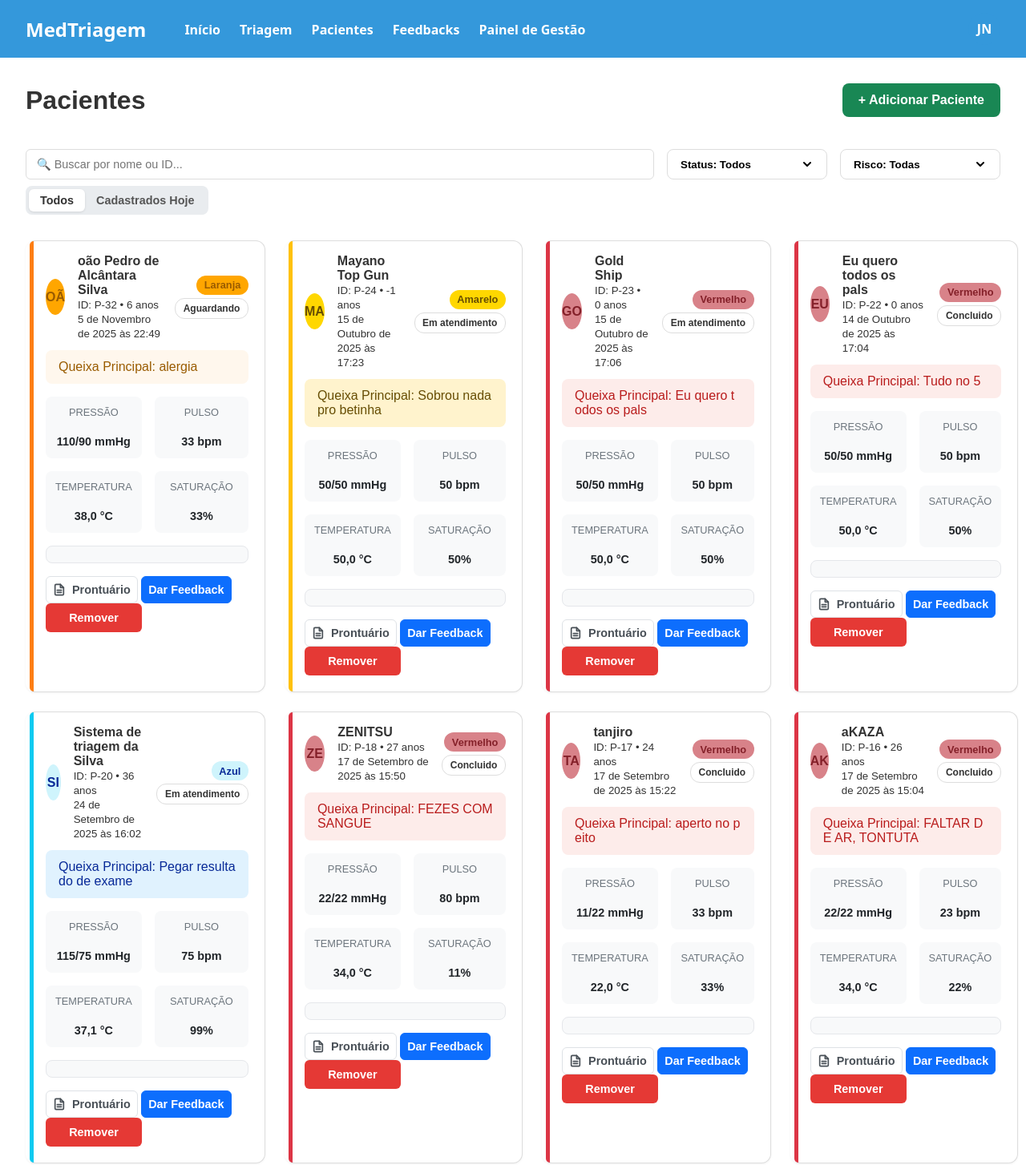
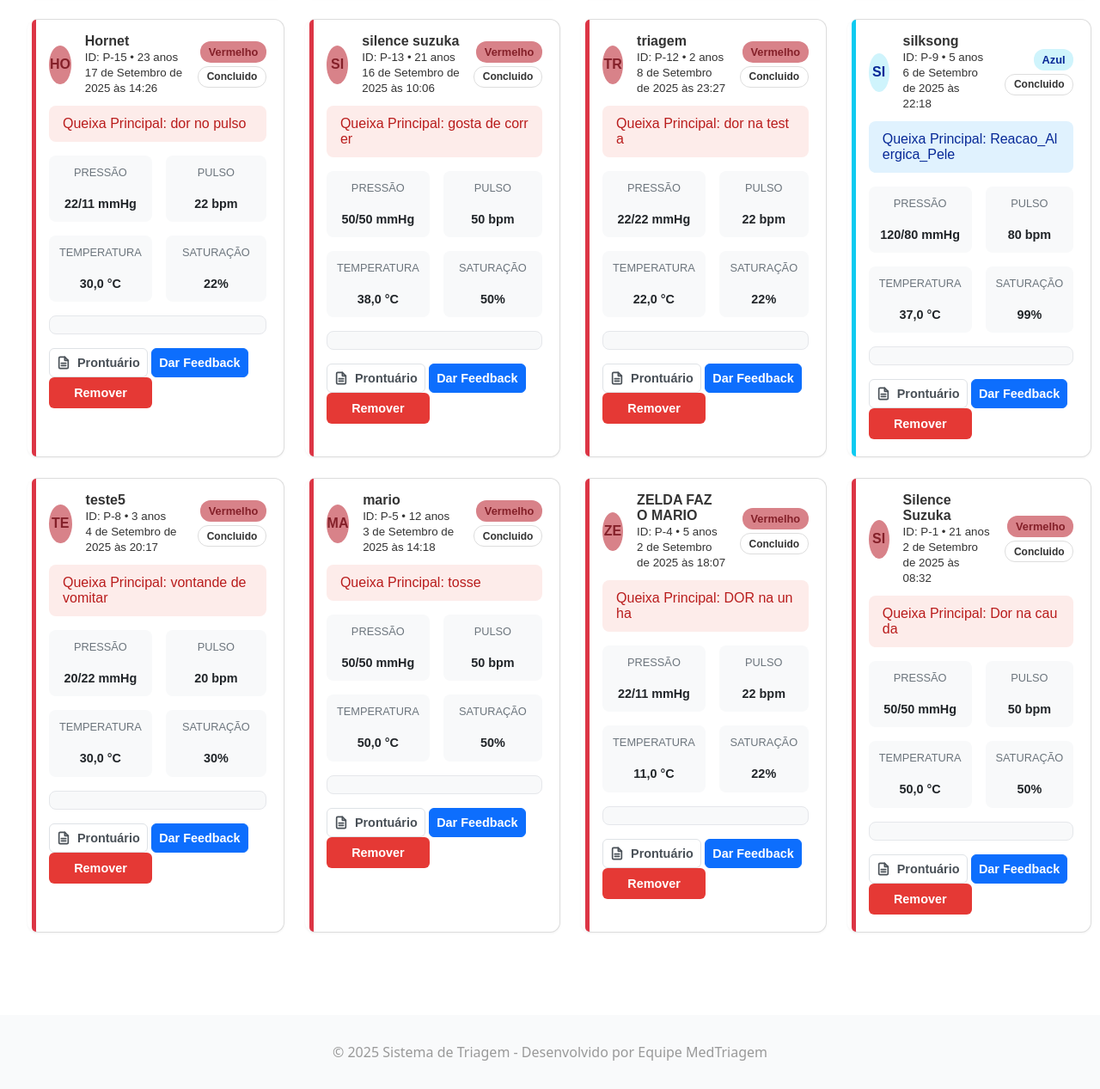
The page /master/listar/ (signed in) on the database its author committed (2 pictures, top to bottom).
### triagem/models.py (models this page shows, shortened)
class Paciente(models.Model):
    unidade_saude = models.ForeignKey(UnidadeSaude, on_delete=models.CASCADE, null=True) # Campo OBRIGATÓRIO
    Sexualidade = [
        ('Masculino', 'Masculino'),
        ('Feminino', 'Feminino'),
    ]
    Convenios = [
        ('SUS', 'SUS'),
        ('Unimed', 'Unimed'),
        ('Hapvida', 'Hapvida'),
        ('Amil', 'Amil'),
        ('Bradesco Saude', 'Bradesco Saude'),
    ]
    Status = [
        ('Pendente', 'Pendente'),
        ('Aguardando', 'Aguardando'),
        ('Em atendimento', 'Em atendimento'),
        ('Concluido', 'Concluido'),
    ]
    Sintomas = [
        ('Dor_Toracica', 'Dor Torácica / Aperto no Peito'),
        ('Falta_de_Ar', 'Falta de Ar / Dificuldade para Respirar'),
        ('Alteracao_Neurologica_Grave', 'Alteração de Consciência / Convulsão / Confusão'),
        ('Sangramento_Ativo', 'Sangramento Ativo / Vômito ou Fezes com Sangue'),
        ('Febre', 'Febre / Calafrios'),
        ('Dor_de_Cabeca', 'Dor de Cabeça'),
        ('Tontura_MalEstar', 'Tontura / Fraqueza / Mal-estar Geral'),
        ('Sintomas_Respiratorios_Leves', 'Tosse / Espirros / Dor de Garganta'),
        ('Dor_Abdominal', 'Dor Abdominal / Cólica'),
        ('Sintomas_Gastrointestinais', 'Náusea / Vômito / Diarreia'),
        ('Lesao_Trauma', 'Lesão / Trauma / Queda Recente'),
        ('Dor_Locomotora', 'Dor Muscular / Articular / Lombar'),
        ('Reacao_Alergica_Pele', 'Reação Alérgica / Erupção na Pele / Inchaço'),
        ('Queixa_Urinaria', 'Queixa Urinária (Dor ao urinar / Sangue na urina)'),
        ('Outro', 'Outro'),
    ]
    Risco = [
        ('Vermelho', 'Emergência'),
        ('Laranja', 'Muito Urgente'),
        ('Amarelo', 'Urgente'),
        ('Verde', 'Pouco Urgente'),
        ('Azul', 'Não Urgente'),
    ]
    Profissionais = [
        ('Clinica Medica', 'Clinica Medica'),
        ('Ortopedia', 'Ortopedia'),
        ('Pediatria', 'Pediatria'),
        ('Cardiologia', 'Cardiologia'),
        ('Neurologia', 'Neurologia'),
    ]
    nome = models.CharField(max_length=100)
    data_nascimento = models.DateField(verbose_name="Data de Nascimento")
    sexo = models.CharField(choices=Sexualidade, max_length=50)
    cpf = models.CharField(unique=True, max_length=14)
    convenio = models.CharField(choices=Convenios, max_length=50)
    nome_responsavel = models.CharField(max_length=100, blank=True, null=True, verbose_name="Nome do Responsável")
    cpf_responsavel = models.CharField(max_length=11, blank=True, null=True, verbose_name="CPF do Responsável")
    temperatura = models.FloatField(max_length=3)
    pressao_sistolica = models.CharField(max_length=3) # Valor maior
    pressao_diastolica = models.CharField(max_length=3) # Valor menor
    pulso = models.CharField(max_length=3)
    frequenciaRespiratoria = models.CharField(max_length=3)
    saturacao = models.CharField(max_length=3)
    glicemia = models.CharField(max_length=3)
    dor = models.IntegerField(validators=[MinValueValidator(0), MaxValueValidator(10)])
    queixa = models.CharField(max_length=1000)
    inicio_sintomas = models.DateField()
    sintomas_associados = models.CharField(choices=Sintomas, max_length=50)
    observacoes = models.CharField(blank=True, null=True, max_length=1000)
    classificacao = models.CharField(choices=Risco, max_length=50,blank=True, null=True)
    justificativa = models.CharField(blank=True, null=True)
    encaminhamento = models.CharField(choices=Profissionais, max_length=50,blank=True, null=True)
    status = models.CharField(max_length=30, choices=Status, default='Pendente',blank=True, null=True)
    hora_chegada = models.DateTimeField(default=timezone.now, blank=True)
    hora_inicio_atendimento = models.DateTimeField(null=True, blank=True)
    hora_fim_atendimento = models.DateTimeField(null=True, blank=True)
    atendente = models.ForeignKey(settings.AUTH_USER_MODEL, on_delete=models.PROTECT, related_name='pacientes_criados')
    medico_responsavel = models.ForeignKey(settings.AUTH_USER_MODEL, on_delete=models.SET_NULL, related_name='pacientes_atendidos', null=True, blank=True)
    @property
    def idade(self):
        if not self.data_nascimento:
            return None # Retorna nada se a data de nascimento não estiver preenchida
        hoje = date.today()
        idade_calculada = hoje.year - self.data_nascimento.year - ((hoje.month, hoje.day) < (self.data_nascimento.month, self.data_nascimento.day))
        return idade_calculada
    @property
    def pressao_arterial(self):
        return f"{self.pressao_sistolica}/{self.pressao_diastolica}"

### triagem/views.py (the view)
# urls.py: path('listar/', list_view, name='listar'),
@login_required
def list_view(request):
    unidade_atual = request.user.unidade_saude
    pacientes = Paciente.objects.exclude(status='Pendente').order_by('-id')
    status_contagem = Counter(p.status for p in pacientes)
    return render(request, 'site/listar.html', {
        'pacientes': pacientes,
        'status_contagem': status_contagem
    })

### triagem/templates/site/listar.html (shortened to what this page needs)
{% extends 'site/headerBase.html' %}
{% load static %}
{% block styles %}
    <link rel="stylesheet" href="{% static 'front/css/listar.css' %}?v=4">
{% endblock %}
{% block content %}
<main class="pacientes-container">
    <div class="pacientes-header">
        <h2>Pacientes</h2>
        {% if user.tipo_usuario != 'MEDICO' %}
        <a href="{% url 'hosp:criar' %}">
            <button class="btn-adicionar">+ Adicionar Paciente</button>
            </a>
        {% endif %}
    </div>
    <div class="filtros-container">
        <div class="filtros-principal">
            <div class="busca-container-vertical">
                <input type="text" id="busca-input" placeholder="🔍 Buscar por nome ou ID..." class="busca-input">
                <div class="filtro-data-container">
                    <button class="btn-filtro-data ativo" data-periodo="todos">Todos</button>
                    <button class="btn-filtro-data" data-periodo="hoje">Cadastrados Hoje</button>
                </div>
            </div>
            <div class="filtro-dropdown-container">
                <button class="filtro-ativar-btn" id="status-filtro-btn">
                    <span>Status: Todos</span>
                    <svg width="16" height="16" viewBox="0 0 24 24" fill="none" stroke="currentColor" stroke-width="3" stroke-linecap="round" stroke-linejoin="round"><path d="M6 9l6 6 6-6"/></svg>
                </button>
            </div>
            <div class="filtro-dropdown-container">
                <button class="filtro-ativar-btn" id="risco-filtro-btn">
                    <span>Risco: Todas</span>
                    <svg width="16" height="16" viewBox="0 0 24 24" fill="none" stroke="currentColor" stroke-width="3" stroke-linecap="round" stroke-linejoin="round"><path d="M6 9l6 6 6-6"/></svg>
                </button>
            </div>
        </div>
    </div>
    <div class="cards-pacientes">
        {% for paciente in pacientes %}
        <div class="card-paciente {{ paciente.classificacao|lower }}" data-cor="{{ paciente.classificacao|lower }}" data-status="{{ paciente.status }}" data-cadastro="{{ paciente.hora_chegada|date:'Y-m-d' }}">
            <div class="card-topo">
                <div class="bolinha {{ paciente.classificacao|lower }}">{{ paciente.nome|slice:":2"|upper }}</div>
                <div class="card-info">
                    <strong>{{ paciente.nome }}</strong>
                    <br>
                    <small>ID: P-{{ paciente.id }} • {{ paciente.idade }} anos</small>
                    <br>
                    <small>{{ paciente.hora_chegada }}</small>
                </div>
                <div class="topo-direita">
                    <span class="tag {{ paciente.classificacao|lower }}">{{ paciente.classificacao }}</span>
                    <span class="status-paciente">{{ paciente.status|default:'Aguardando' }}</span>
                </div>
            </div>
            <p class="queixa">Queixa Principal: {{ paciente.queixa }}</p>
            <div class="detalhes">
                <div class="pressao"><b>Pressão</b><br>{{ paciente.pressao_arterial }} mmHg</div>
                <div class="pulso"><b>Pulso</b><br>{{ paciente.pulso }} bpm</div>
                <div class="temperatura"><b>Temperatura</b><br>{{ paciente.temperatura }} °C</div>
                <div class="saturacao"><b>Saturação</b><br>{{ paciente.saturacao }}%</div>
            </div>
            <div class="status-atendimento-container">
            </div>
            <div class="card-actions">
                <div class="acoes-botoes">
                    <a href="{% url 'hosp:mostrar' paciente.id %}" class="btn-prontuario">
                        <span>Prontuário</span>
                    </a>
                    <a href="{% url 'hosp:dar_feedback' pk=paciente.pk %}" class="btn btn-secondary btn-sm mt-1">Dar Feedback</a>
                    {% if user.tipo_usuario == 'ADMIN' %}
                    <a href="{% url 'hosp:deletar' paciente.id %}" onclick="return confirm('Tem certeza que deseja remover este paciente?')"><button class="btn-remover">Remover</button></a>
                    {% endif %}
                </div>
            </div>
        </div>
            {% empty %}
            <p style="grid-column: 1 / -1; text-align: center; color: #777;">
                Nenhum paciente encontrado no banco de dados.
            </p>
        {% endfor %}
    </div>
</main>
{% endblock %}

### triagem/static/front/css/base.css (style rules this page uses)
body { margin: 0; font-family: 'Segoe UI', Tahoma, Geneva, Verdana, sans-serif; background-color: #ffffff; color: #333; }
main { background-color: #ffffff; }

### rows shown on the page
Paciente: nome "OÃ", nome "oão Pedro de Alcântara Silva", id "32", idade "6", hora_chegada "5 de Novembro de 2025 às 22:49", classificacao "Laranja", status "Aguardando", queixa "alergia", pressao_arterial "110/90", pulso "33", temperatura "38,0", saturacao "33"
Paciente: nome "MA", nome "Mayano Top Gun", id "24", idade "-1", hora_chegada "15 de Outubro de 2025 às 17:23", classificacao "Amarelo", status "Em atendimento", queixa "Sobrou nada pro betinha", pressao_arterial "50/50", pulso "50", temperatura "50,0", saturacao "50"
Paciente: nome "GO", nome "Gold Ship", id "23", idade "0", hora_chegada "15 de Outubro de 2025 às 17:06", classificacao "Vermelho", status "Em atendimento", queixa "Eu quero todos os pals", pressao_arterial "50/50", pulso "50", temperatura "50,0", saturacao "50"
Paciente: nome "EU", nome "Eu quero todos os pals", id "22", idade "0", hora_chegada "14 de Outubro de 2025 às 17:04", classificacao "Vermelho", status "Concluido", queixa "Tudo no 5", pressao_arterial "50/50", pulso "50", temperatura "50,0", saturacao "50"
Paciente: nome "SI", nome "Sistema de triagem da Silva", id "20", idade "36", hora_chegada "24 de Setembro de 2025 às 16:02", classificacao "Azul", status "Em atendimento", queixa "Pegar resultado de exame", pressao_arterial "115/75", pulso "75", temperatura "37,1", saturacao "99"
Paciente: nome "ZE", nome "ZENITSU", id "18", idade "27", hora_chegada "17 de Setembro de 2025 às 15:50", classificacao "Vermelho", status "Concluido", queixa "FEZES COM SANGUE", pressao_arterial "22/22", pulso "80", temperatura "34,0", saturacao "11"
Paciente: nome "TA", nome "tanjiro", id "17", idade "24", hora_chegada "17 de Setembro de 2025 às 15:22", classificacao "Vermelho", status "Concluido", queixa "aperto no peito", pressao_arterial "11/22", pulso "33", temperatura "22,0", saturacao "33"
Paciente: nome "AK", nome "aKAZA", id "16", idade "26", hora_chegada "17 de Setembro de 2025 às 15:04", classificacao "Vermelho", status "Concluido", queixa "FALTAR DE AR, TONTUTA", pressao_arterial "22/22", pulso "23", temperatura "34,0", saturacao "22"
Paciente: nome "HO", nome "Hornet", id "15", idade "23", hora_chegada "17 de Setembro de 2025 às 14:26", classificacao "Vermelho", status "Concluido", queixa "dor no pulso", pressao_arterial "22/11", pulso "22", temperatura "30,0", saturacao "22"
Paciente: nome "SI", nome "silence suzuka", id "13", idade "21", hora_chegada "16 de Setembro de 2025 às 10:06", classificacao "Vermelho", status "Concluido", queixa "gosta de correr", pressao_arterial "50/50", pulso "50", temperatura "38,0", saturacao "50"
Paciente: nome "TR", nome "triagem", id "12", idade "2", hora_chegada "8 de Setembro de 2025 às 23:27", classificacao "Vermelho", status "Concluido", queixa "dor na testa", pressao_arterial "22/22", pulso "22", temperatura "22,0", saturacao "22"
Paciente: nome "SI", nome "silksong", id "9", idade "5", hora_chegada "6 de Setembro de 2025 às 22:18", classificacao "Azul", status "Concluido", queixa "Reacao_Alergica_Pele", pressao_arterial "120/80", pulso "80", temperatura "37,0", saturacao "99"
Paciente: nome "TE", nome "teste5", id "8", idade "3", hora_chegada "4 de Setembro de 2025 às 20:17", classificacao "Vermelho", status "Concluido", queixa "vontande de vomitar", pressao_arterial "20/22", pulso "20", temperatura "30,0", saturacao "30"
Paciente: nome "MA", nome "mario", id "5", idade "12", hora_chegada "3 de Setembro de 2025 às 14:18", classificacao "Vermelho", status "Concluido", queixa "tosse", pressao_arterial "50/50", pulso "50", temperatura "50,0", saturacao "50"
Paciente: nome "ZE", nome "ZELDA FAZ O MARIO", id "4", idade "5", hora_chegada "2 de Setembro de 2025 às 18:07", classificacao "Vermelho", status "Concluido", queixa "DOR na unha", pressao_arterial "22/11", pulso "22", temperatura "11,0", saturacao "22"
Paciente: nome "SI", nome "Silence Suzuka", id "1", idade "21", hora_chegada "2 de Setembro de 2025 às 08:32", classificacao "Vermelho", status "Concluido", queixa "Dor na cauda", pressao_arterial "50/50", pulso "50", temperatura "50,0", saturacao "50"
